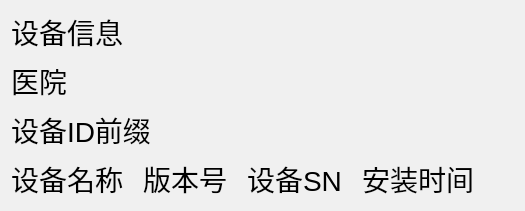
        <widget class="QFrame" name="frame">
         <property name="styleSheet">
          <string notr="true">QFrame{
	border-radius:12px;
	background-color: rgb(240,240,240);
}</string>
         </property>
         <property name="frameShape">
          <enum>QFrame::StyledPanel</enum>
         </property>
         <property name="frameShadow">
          <enum>QFrame::Raised</enum>
         </property>
         <layout class="QGridLayout" name="gridLayout_8" rowstretch="1,1,1,1" columnstretch="0,0,0,0,0" rowminimumheight="1,1,1,1">
          <property name="horizontalSpacing">
           <number>20</number>
          </property>
          <property name="verticalSpacing">
           <number>7</number>
          </property>
          <item row="3" column="4">
           <spacer name="horizontalSpacer_4">
            <property name="orientation">
             <enum>Qt::Horizontal</enum>
            </property>
            <property name="sizeHint" stdset="0">
             <size>
              <width>40</width>
              <height>20</height>
             </size>
            </property>
           </spacer>
          </item>
          <item row="1" column="0" colspan="4">
           <widget class="QLabel" name="mLab_Hospital">
            <property name="styleSheet">
             <string notr="true">QLabel
{
	color: rgb(0,0,0);
	font-size:28px;
}</string>
            </property>
            <property name="text">
             <string>医院</string>
            </property>
            <property name="alignment">
             <set>Qt::AlignLeading|Qt::AlignLeft|Qt::AlignVCenter</set>
            </property>
           </widget>
          </item>
          <item row="0" column="0" colspan="4">
           <widget class="QLabel" name="label_39">
            <property name="styleSheet">
             <string notr="true">QLabel
{
	color: rgb(0,0,0);
	font-size:28px;
}</string>
            </property>
            <property name="text">
             <string>设备信息</string>
            </property>
            <property name="alignment">
             <set>Qt::AlignLeading|Qt::AlignLeft|Qt::AlignVCenter</set>
            </property>
           </widget>
          </item>
          <item row="3" column="2">
           <widget class="QLabel" name="mLab_SN">
            <property name="styleSheet">
             <string notr="true">QLabel
{
	color: rgb(0,0,0);
	font-size:28px;
}</string>
            </property>
            <property name="text">
             <string>设备SN</string>
            </property>
            <property name="alignment">
             <set>Qt::AlignLeading|Qt::AlignLeft|Qt::AlignVCenter</set>
            </property>
           </widget>
          </item>
          <item row="3" column="3">
           <widget class="QLabel" name="mLab_Time">
            <property name="styleSheet">
             <string notr="true">QLabel
{
	color: rgb(0,0,0);
	font-size:28px;
}</string>
            </property>
            <property name="text">
             <string>安装时间</string>
            </property>
            <property name="alignment">
             <set>Qt::AlignLeading|Qt::AlignLeft|Qt::AlignVCenter</set>
            </property>
           </widget>
          </item>
          <item row="3" column="0">
           <widget class="QLabel" name="mLab_Name">
            <property name="styleSheet">
             <string notr="true">QLabel
{
	color: rgb(0,0,0);
	font-size:28px;
}</string>
            </property>
            <property name="text">
             <string>设备名称</string>
            </property>
            <property name="alignment">
             <set>Qt::AlignLeading|Qt::AlignLeft|Qt::AlignVCenter</set>
            </property>
           </widget>
          </item>
          <item row="3" column="1">
           <widget class="QLabel" name="mLab_Version">
            <property name="styleSheet">
             <string notr="true">QLabel
{
	color: rgb(0,0,0);
	font-size:28px;
}</string>
            </property>
            <property name="text">
             <string>版本号</string>
            </property>
            <property name="alignment">
             <set>Qt::AlignLeading|Qt::AlignLeft|Qt::AlignVCenter</set>
            </property>
           </widget>
          </item>
          <item row="2" column="0" colspan="4">
           <widget class="QLabel" name="mLab_IDName">
            <property name="styleSheet">
             <string notr="true">QLabel
{
	color: rgb(0,0,0);
	font-size:28px;
}</string>
            </property>
            <property name="text">
             <string>设备ID前缀</string>
            </property>
            <property name="alignment">
             <set>Qt::AlignLeading|Qt::AlignLeft|Qt::AlignVCenter</set>
            </property>
           </widget>
          </item>
         </layout>
        </widget>
